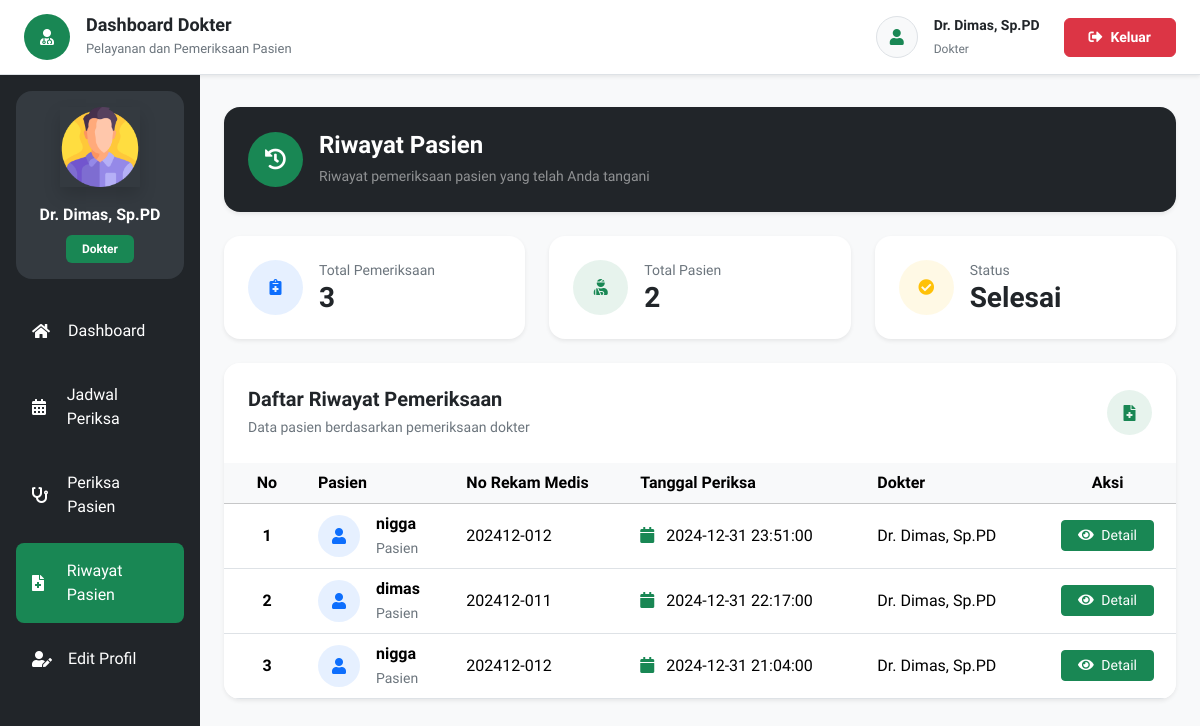
The app's page /riwayatPasien.php (signed in), older data.
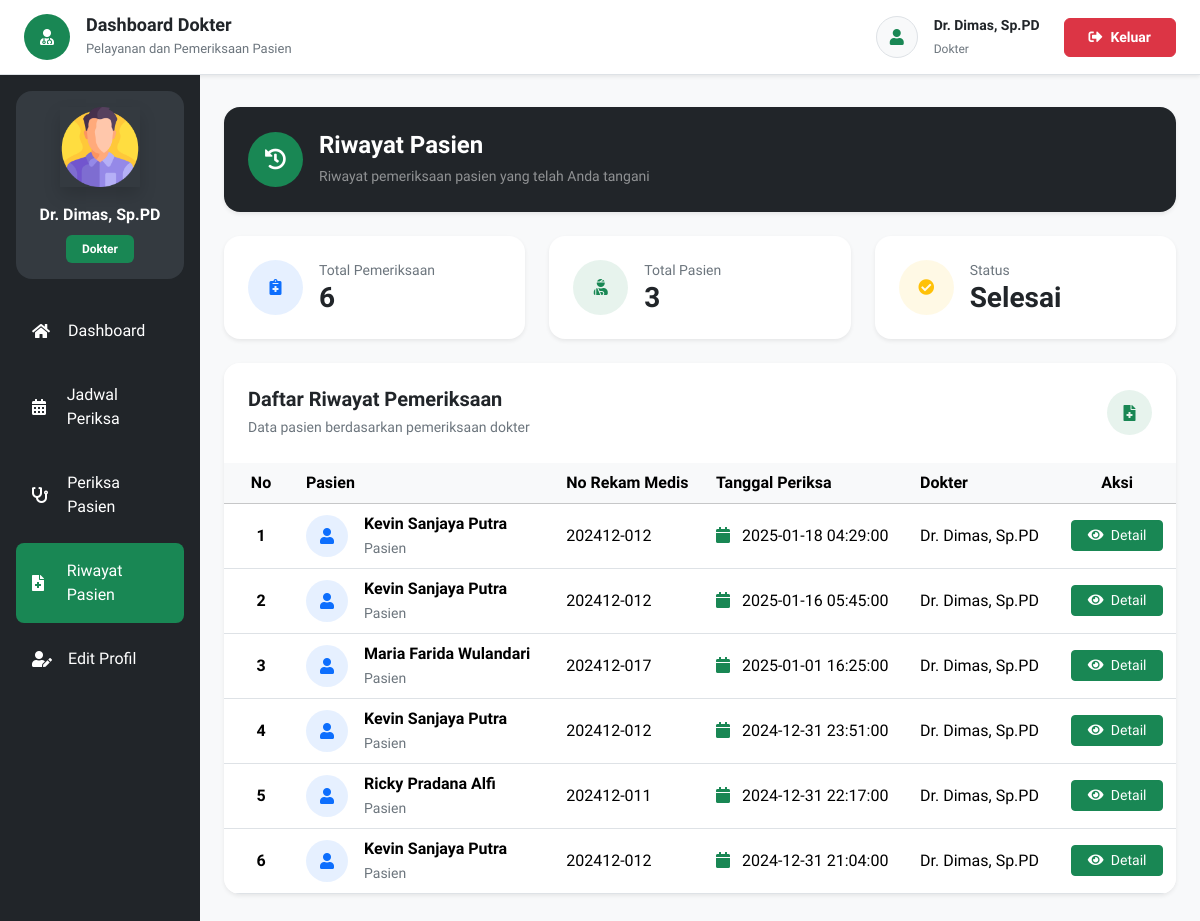
The same page, newer data.
### tables this page shows
CREATE TABLE `periksa` (
  `id` int NOT NULL,
  `id_daftar_poli` int UNSIGNED NOT NULL,
  `tgl_periksa` datetime NOT NULL,
  `catatan` text NOT NULL,
  `biaya_periksa` int NOT NULL
);

CREATE TABLE `pasien` (
  `id` int UNSIGNED NOT NULL,
  `nama` varchar(255) NOT NULL,
  `password` varchar(50) NOT NULL,
  `alamat` varchar(255) NOT NULL,
  `no_ktp` varchar(255) NOT NULL,
  `no_hp` varchar(50) NOT NULL,
  `no_rm` varchar(25) NOT NULL
);

CREATE TABLE `dokter` (
  `id` int NOT NULL,
  `nama` varchar(255) NOT NULL,
  `password` varchar(50) NOT NULL,
  `alamat` varchar(255) NOT NULL,
  `no_hp` varchar(50) NOT NULL,
  `id_poli` int NOT NULL
);

### pages/riwayatPasien/index.php (the view, shortened to what the changed rows need)
<?php
require 'config/koneksi.php';
$id_dokter = isset($_SESSION['id'])
    ? (int) $_SESSION['id']
    : 0;
$dataRiwayat = [];
$query = "
SELECT
    daftar_poli.status_periksa,
    periksa.id,
    pasien.id AS idPasien,
    pasien.nama AS namaPasien,
    pasien.alamat,
    pasien.no_ktp,
    pasien.no_hp,
    pasien.no_rm,
    periksa.tgl_periksa,
    dokter.nama AS namaDokter,
    daftar_poli.keluhan,
    periksa.catatan,
    GROUP_CONCAT(
        DISTINCT obat.nama_obat
        SEPARATOR ', '
    ) AS namaObat,
    SUM(obat.harga) AS hargaObat
FROM detail_periksa
INNER JOIN periksa
ON detail_periksa.id_periksa = periksa.id
INNER JOIN daftar_poli
ON periksa.id_daftar_poli = daftar_poli.id
INNER JOIN pasien
ON daftar_poli.id_pasien = pasien.id
INNER JOIN obat
ON detail_periksa.id_obat = obat.id
INNER JOIN jadwal_periksa
ON daftar_poli.id_jadwal = jadwal_periksa.id
INNER JOIN dokter
ON jadwal_periksa.id_dokter = dokter.id
WHERE
daftar_poli.status_periksa='1'
AND dokter.id='$id_dokter'
GROUP BY
periksa.id,
pasien.id,
dokter.id,
daftar_poli.id
ORDER BY
periksa.tgl_periksa DESC
";
$result = mysqli_query(
    $mysqli,
    $query
);
if ($result) {
    while ($row = mysqli_fetch_assoc($result)) {
        $dataRiwayat[] = $row;
    }
}
$totalRiwayat = count($dataRiwayat);
$listPasien = [];
foreach ($dataRiwayat as $data) {
    $listPasien[] = $data['idPasien'];
}
$totalPasien = count(
    array_unique($listPasien)
);
?>
<section class="py-2">
    <div class="row g-4 mb-4">
        <div class="col-lg-4 col-md-6">
            <div class="card border-0 shadow-sm rounded-4 h-100">
                <div class="card-body p-4">
                    <div class="d-flex align-items-center">
                        <div>
                            <small class="text-secondary d-block">
                                Total Pemeriksaan
                            </small>
                            <h3 class="fw-bold mb-0">
                                <?php echo number_format($totalRiwayat); ?>
                            </h3>
                        </div>
                    </div>
                </div>
            </div>
        </div>
        <div class="col-lg-4 col-md-6">
            <div class="card border-0 shadow-sm rounded-4 h-100">
                <div class="card-body p-4">
                    <div class="d-flex align-items-center">
                        <div>
                            <small class="text-secondary d-block">
                                Total Pasien
                            </small>
                            <h3 class="fw-bold mb-0">
                                <?php echo number_format($totalPasien); ?>
                            </h3>
                        </div>
                    </div>
                </div>
            </div>
        </div>
    </div>
    <div class="card border-0 shadow-sm rounded-4 overflow-hidden">
        <div class="card-body p-0">
            <div class="table-responsive">
                <table class="table table-hover align-middle mb-0">
                    <thead class="table-light">
                        <tr>
                            <th class="text-center px-4">
                                No
                            </th>
                            <th>
                                Pasien
                            </th>
                            <th>
                                No Rekam Medis
                            </th>
                            <th>
                                Tanggal Periksa
                            </th>
                            <th>
                                Dokter
                            </th>
                            <th class="text-center">
                                Aksi
                            </th>
                        </tr>
                    </thead>
                    <tbody>
                        <?php if (!empty($dataRiwayat)) { ?>
                            <?php
                            $no = 1;
                            foreach ($dataRiwayat as $data) {
                                ?>
                                <tr>
                                    <td class="text-center fw-semibold">
                                        <?php echo $no++; ?>
                                    </td>
                                    <td>
                                        <div class="d-flex align-items-center">
                                            <div class="
                    bg-primary
                    bg-opacity-10
                    text-primary
                    rounded-circle
                    d-flex
                    align-items-center
                    justify-content-center
                    me-3" style="
                    width:42px;
                    height:42px;
                    ">
                                                <i class="fas fa-user"></i>
                                            </div>
                                            <div>
                                                <div class="fw-semibold">
                                                    <?php echo htmlspecialchars($data['namaPasien']); ?>
                                                </div>
                                                <small class="text-secondary">
                                                    Pasien
                                                </small>
                                            </div>
                                        </div>
                                    </td>
                                    <td>
                                        <?php echo htmlspecialchars($data['no_rm']); ?>
                                    </td>
                                    <td>
                                        <i class="fas fa-calendar text-success me-2"></i>
                                        <?php echo $data['tgl_periksa']; ?>
                                    </td>
                                    <td>
                                        <?php echo htmlspecialchars($data['namaDokter']); ?>
                                    </td>
                                    <td class="text-center">
                                        <button type="button" class="btn btn-sm btn-success px-3" data-bs-toggle="modal"
                                            data-bs-target="#detailModal<?php echo $data['id']; ?>">
                                            <i class="fas fa-eye me-1"></i>
                                            Detail
                                        </button>
                                    </td>
                                </tr>
                            <?php } ?>
                        <?php } ?>
                    </tbody>
                </table>
            </div>
        </div>
    </div>
</section>

Row changes from the older to the newer data that the page shows:
added periksa: pasien.nama "Kevin Sanjaya Putra", pasien.no_rm "202412-012", tgl_periksa "2025-01-18 04:29:00", dokter.nama "Dr. Dimas, Sp.PD"
added periksa: pasien.nama "Kevin Sanjaya Putra", pasien.no_rm "202412-012", tgl_periksa "2025-01-16 05:45:00", dokter.nama "Dr. Dimas, Sp.PD"
added periksa: pasien.nama "Maria Farida Wulandari", pasien.no_rm "202412-017", tgl_periksa "2025-01-01 16:25:00", dokter.nama "Dr. Dimas, Sp.PD"
changed periksa (number 4 of 6 on the later page): pasien.nama "nigga" → "Kevin Sanjaya Putra"
changed periksa: pasien.nama "dimas" → "Ricky Pradana Alfi"
changed periksa (number 6 of 6 on the later page): pasien.nama "nigga" → "Kevin Sanjaya Putra"
Text that changed along with them:
$totalRiwayat: "3" → "6"
$totalPasien: "2" → "3"
